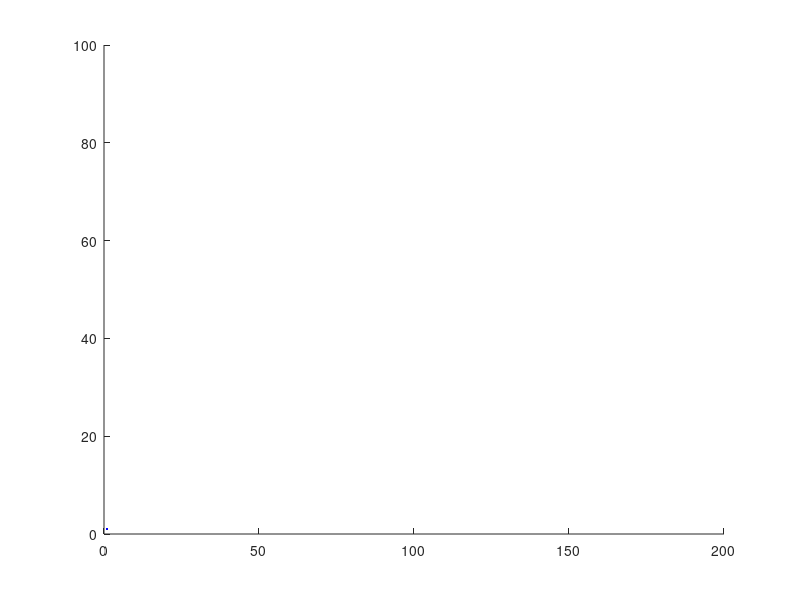

MATLAB code for this plot: (Note: this script raises an error after producing the figure.)
%% Main Code

function [] = assignment1Code_DenisShleifman_101001778()
clear
clc
close all

const.me = 9.10938356e-31; %electron mass(kg)
const.re = 2.8179403227e-15; %electron radius (m)
const.kb = 1.38066e-23; %Boltzmans Constant (J/K)
const.T = 300; %Board Temperature (K)
const.tmn = 0.2e-12; % Mean time between collisions

sim.particles = 1000; %number of particles to initialize in the simulation
sim.delay = 0.01; %time in seconds between executing steps
sim.steps = 1000; %number of iterations to perform
sim.movie = true; %set to true if you would like it to loop through each iteration
sim.question = 3; %set which question on the assignment to simulate
sim.heatmapBins = [10,10]; %number of bins for 2D heatmap [x,y]

sim.dist.mult = 1e9;
sim.dist.unit = 'nm';
sim.time.mult = 1e12;
sim.time.unit = 'ps';
sim.speed.mult = 1e-3;
sim.speed.unit = 'km/s';

part.colour = blanks(sim.particles);
part.colour(1) = 'b';
part.colour(2) = 'g';
part.colour(3) = 'r';
part.colour(4) = 'c';
part.colour(5) = 'm';
part.colour(6) = 'y';
part.colour(7) = 'k';

board.xMin = 0; %Minimum X coordinate for the board (m)
board.yMin = 0; %Minimum Y coordinate for the board (m)
board.xMax = 200e-9; %Maximum X coordinate for the board (m)
board.yMax = 100e-9; %Maximum Y coordinate for the board (m)

performSimuation(const,part,board,sim);
end

function [] = performSimuation(const,part,board,sim)
[const,part,board,sim,stat,plt] = initialize(const,part,board,sim);

for n = 1:sim.steps
    [part,stat,plt,sim] = performIteration(const,part,board,sim,stat,plt,n);
end
updatePlot(plt,part,stat,sim,sim.steps,true);
outputCalcResults(const,sim,stat);
plotHeatMaps(board,sim,stat);
end
%% Initialization of all variables

function [const,part,board,sim,stat,plt] = initialize(const,part,board,sim)
board = initializeBoard(board,sim.question);
const = initializeConst(const);
sim = initializeSim(sim,const,board.minSideLength);
part = initializePart(part,board,sim,const);
stat = initializeStats(board,sim);
plt = setupPlot(board,sim,const);
end

function [board] = initializeBoard(board,question)
board.Lx = board.xMax - board.xMin;
board.Ly = board.yMax - board.yMin;
board.A = board.Lx*board.Ly;
board.minSideLength = min([board.Lx,board.Ly]);
board = initializeBoundaries(board,question);
end

function [board] = initializeBoundaries(board,question)
startX = board.xMin - board.Lx/5;
endX = board.xMax + board.Lx/5;

if question ~= 3
    board.boundaries{1} = [startX,board.yMin,endX,board.yMin];
    board.boundaries{2} = [startX,board.yMax,endX,board.yMax];
    return
end
xBoxLeft = board.xMin + board.Lx*2/5;
xBoxRight = board.xMin + board.Lx*3/5;
yBoxTop = board.yMin + board.Ly*4/9;
yBoxBot = board.yMin + board.Ly*5/9;

board.boxes{1} = [xBoxLeft,board.yMin,xBoxRight,yBoxTop];
board.boxes{2} = [xBoxLeft,yBoxBot,xBoxRight,board.yMax];
board.boundaries{1} = [startX,board.yMin,xBoxLeft,board.yMin];
board.boundaries{2} = [xBoxLeft,board.yMin,xBoxLeft,yBoxTop];
board.boundaries{3} = [xBoxLeft,yBoxTop,xBoxRight,yBoxTop];
board.boundaries{4} = [xBoxRight,yBoxTop,xBoxRight,board.yMin];
board.boundaries{5} = [xBoxRight,board.yMin,endX,board.yMin];
board.boundaries{6} = [startX,board.yMax,xBoxLeft,board.yMax];
board.boundaries{7} = [xBoxLeft,board.yMax,xBoxLeft,yBoxBot];
board.boundaries{8} = [xBoxLeft,yBoxBot,xBoxRight,yBoxBot];
board.boundaries{9} = [xBoxRight,yBoxBot,xBoxRight,board.yMax];
board.boundaries{10} = [xBoxRight,board.yMax,endX,board.yMax];
board.corners{1} = [xBoxLeft,board.yMin];
board.corners{2} = [xBoxRight,board.yMin];
board.corners{3} = [xBoxLeft,board.yMax];
board.corners{4} = [xBoxRight,board.yMax];

for n = 1:length(board.boxes)
    board.A = board.A - abs((board.boxes{n}(3) - board.boxes{n}(1))*(board.boxes{n}(4) - board.boxes{n}(2)));
end
end

function [const] = initializeConst(const)
const.meff = const.me*0.26;
const.de = const.re*2;
const.vth = sqrt((2*const.T*const.kb)/const.meff);
const.vav = const.vth*sqrt(pi/4);
const.MFP = const.vav *const.tmn;
end

function [sim] = initializeSim(sim,const,minSideLength)
sim.dt = minSideLength/(100*const.vth);
sim.outputPercent = 0;
sim.Pscat = 1 - exp(-sim.dt/const.tmn);
end

function [part] = initializePart(part,board,sim,const)
part = generateInitialPosition(part,board,sim);
part = assignVelocities(part,sim,const);
part.colTime = zeros(1,sim.particles);
part.colDist = zeros(1,sim.particles);
part.v = zeros(1,sim.particles);
part.v2 = zeros(1,sim.particles);
part.temp = zeros(1,sim.particles);
part.traceIndex = part.colour ~= ' ';
end

function [part] = assignVelocities(part,sim,const,I)
if nargin == 3
    I = true(1,sim.particles);
end

if sim.question == 1
    angle = generatePoints(sum(I),0,2*pi);
    part.vx(I) = cos(angle)*const.vth;
    part.vy(I) = sin(angle)*const.vth;
else
    part.vx(I) = nrmrnd(0,1,1,sum(I))*const.vth/sqrt(2);
    part.vy(I) = nrmrnd(0,1,1,sum(I))*const.vth/sqrt(2);
end
end

function [out] = generatePoints(N,Min,Max)
out = rand(1,N)*(Max - Min) + Min;
end

function nrmmatrix = nrmrnd(mu, sigma, sz1, sz2)
nrmmatrix = mu+sigma*randn(sz1,sz2);
end

function [part] = generateInitialPosition(part,board,sim)
I = true(1,sim.particles);
while sum(I) ~= 0
    part.x(I) = generatePoints(sum(I),board.xMin,board.xMax);
    part.y(I) = generatePoints(sum(I),board.yMin,board.yMax);
    I = false(1,sim.particles);
    if sim.question == 3
        for n = 1:length(board.boxes)
            I = I | isInsideBox(board.boxes{n},part.x,part.y);
        end
    end
end
end

function [I] = isInsideBox(box,x,y)
I = (x > box(1) & x < box(3) & y > box(2) & y < box(4));
end

function [stat] = initializeStats(board,sim)
stat.time = zeros(1,sim.steps);
stat.temp = zeros(1,sim.steps);
stat.avtemp = zeros(1,sim.steps);
stat.MFP = zeros(1,sim.steps);
stat.tmn = zeros(1,sim.steps);
stat.avV = zeros(1,sim.steps);
stat.avVrms = zeros(1,sim.steps);
stat.heatMap = generateHeatMapXY(board,sim);
stat.avHeatMap = zeros(sim.heatmapBins(1)+1,sim.heatmapBins(2)+1);
stat.avTempMap = zeros(sim.heatmapBins(1)+1,sim.heatmapBins(2)+1);
end

function [heatMap] = generateHeatMapXY(board,sim)
heatMap.x = linspace(board.xMin,board.xMax,sim.heatmapBins(1)+1);
heatMap.y = linspace(board.yMin,board.yMax,sim.heatmapBins(2)+1);
[heatMap.X,heatMap.Y] = meshgrid(heatMap.x*sim.dist.mult,heatMap.y*sim.dist.mult);
end

%% Setup Plots

function [plt] = setupPlot(board,sim,const)
plt.fig1 = setupParticlePlot(board,sim);
if sim.question ~= 3
    plt.fig2 = setupTimePlot(sim);
end
if sim.question == 2
    plt.fig3 = setupVelocityDist(sim,const);
end
end

function [fig] = setupParticlePlot(board,sim)
fig.h = figure;
fig.ax1 = subplot(1, 1, 1, 'Parent', fig.h);
axis(fig.ax1,[board.xMin,board.xMax,board.yMin,board.yMax]*sim.dist.mult);
hold(fig.ax1, 'on');
if sim.movie
    fig.plotPos = plot(fig.ax1,1,1,'.b');
    fig.plotVel = quiver(fig.ax1,[],[],[],[],2,'b');
end
drawBoundaries(fig.ax1,sim,board.boundaries);
xlabel(fig.ax1,sprintf('x (%s)',sim.dist.unit));
ylabel(fig.ax1,sprintf('y (%s)',sim.dist.unit));
title(fig.ax1,sprintf('Particle Trajectories (7/%d)',sim.particles));
grid(fig.ax1,'on');
end

function [] = drawBoundaries(ax,sim,boundaries)
if sim.question == 3
    for n = 1:length(boundaries)
        currentBoundary = boundaries{n};
        line(ax,[currentBoundary(1),currentBoundary(3)]*sim.dist.mult,[currentBoundary(2),currentBoundary(4)]*sim.dist.mult,'Color','k');
    end
end
end

function [fig] = setupTimePlot(sim)
fig.h = figure();
fig.ax1 = subplot(1, 1, 1, 'Parent', fig.h);
hold(fig.ax1, 'on')
fig.plotTemp = plot(fig.ax1,1,1,'-b');
if sim.question ~= 1
    fig.plotAvTemp = plot(fig.ax1,1,1,'-r');
    legend(fig.ax1,{'Current','Average'});
end
xlabel(fig.ax1,sprintf('Time (%s)',sim.time.unit));
ylabel(fig.ax1,'Temperature (K)');
grid(fig.ax1,'on');
end

function [fig] = setupVelocityDist(sim,const)
fig.h = figure();
fig.ax1 = subplot(1, 1, 1, 'Parent', fig.h);
fig.axis = axis(fig.ax1);
hold(fig.ax1, 'on')
fig.vHist = histogram(fig.ax1,[],'FaceColor','g');
xline(fig.ax1,const.vth*sim.speed.mult,'Label','vth','Color','r','LineWidth',2);
fig.Vav = xline(fig.ax1,0,'Label','Average Velocity','Color','b','LineWidth',2,'LabelVerticalAlignment','bottom');
fig.Vrms = xline(fig.ax1,0,'Label','Vrms','Color','k','LineWidth',2,'LabelVerticalAlignment','middle');
xlabel(fig.ax1,sprintf('Velocity (%s)',sim.speed.unit));
ylabel(fig.ax1,'Counts');
grid(fig.ax1,'on');
end

%%Perform Iteration

function [part,stat,plt,sim] = performIteration(const,part,board,sim,stat,plt,n)
part = advancePosition(part,board,sim,const);
stat = updateStats(stat,part,sim.dt,n);
plt = updatePlot(plt,part,stat,sim,n);
if sim.movie
    pause(sim.delay);
else
    sim = outputPercentDone(sim,n);
end
end

function [sim] = outputPercentDone(sim,currStep)
while (currStep/sim.steps)*100 > sim.outputPercent
    sim.outputPercent = sim.outputPercent + 1;
    fprintf('Percent Complete: %d %%\n',sim.outputPercent);
end
end

function [part] = advancePosition(part,board,sim,const)
lastX = part.x;
lastY = part.y;

part = boundaryCondition(part,board,sim,const);
part = calcValues(part,const,sim.dt);
part = updateAdd(part,lastX,lastY,board.Lx);
part = scatter(part,sim,const);
end

function [part] = boundaryCondition(part,board,sim,const)
dt = ones(1,sim.particles) * sim.dt;
forbid = true(1,sim.particles);
while sum(forbid) ~= 0
    [x,y] = calcNewPos(part,dt);
    forbid = checkForbiddenRedions(sim,board,x,y);
    part.x(~forbid) = x(~forbid);
    part.y(~forbid) = y(~forbid);
    dt(~forbid) = 0;
    if sim.question == 3
        for n = 1:length(board.corners)
            [part,dt] = checkCorners(part,sim,board,const,dt,forbid,board.corners{n},x,y);
        end
    end
    for n = 1:length(board.boundaries)
        [part,dt] = checkBoundaries(part,sim,const,dt,forbid,board.boundaries{n},x,y);
    end
    forbid = checkForbiddenRedions(sim,board,x,y);
end
part.x = wrap(part.x,board.xMin,board.xMax);
end

function [x,y] = calcNewPos(part,dt)
x = part.x + part.vx.*dt;
y = part.y + part.vy.*dt;
end

function [forbid,x,y] = checkForbiddenRedions(sim,board,x,y)
forbid = y > board.yMax | y < board.yMin;
if sim.question == 3
    for n = 1:length(board.boxes)
        forbid = forbid | isInsideBox(board.boxes{n},x,y);
    end
end
end

function [part,dt] = checkCorners(part,sim,board,const,dt,forbid,currentCorner,x,y)
intersect = pointIntersection(currentCorner,[part.x;part.y;x;y],forbid);
if sum(intersect) == 0
    return;
end
dist2 = (currentCorner(1) - part.x(intersect)).^2 + (currentCorner(2) - part.y(intersect)).^2;
v2 = part.vx(intersect).^2 + part.vy(intersect).^2;
dt(intersect) = dt(intersect) - sqrt(dist2./v2);
part.x(intersect) = currentCorner(1);
part.y(intersect) = currentCorner(2);
allowedReflection = ~checkForbiddenRedions(sim,board,currentCorner(1) + board.Lx*[1,-1,-1,1]/100,currentCorner(2) + board.Ly*[1,1,-1,-1]/100);
if sim.question == 3 && sim.scatter
    part = assignScatterBoundaryVelCorner(part,sim,const,intersect);
else
    if allowedReflection(1) || allowedReflection(3) %corner is region 1 or region 3
        part.vx(intersect) = -part.vy(intersect);
        part.vy(intersect) = -part.vx(intersect);
    else
        part.vx(intersect) = part.vy(intersect);
        part.vy(intersect) = part.vx(intersect);
    end
end
end

function [part] = assignScatterBoundaryVelCorner(part,sim,const,intersect)
expectedSignsX = zeros(1,sim.particles);
expectedSignsY = zeros(1,sim.particles);
expectedSignsX(intersect) = -sign(part.vx(intersect));
expectedSignsY(intersect) = -sign(part.vy(intersect));
IAssign = intersect;
while sum(IAssign) ~= 0
    part = assignVelocities(part,sim,const,IAssign);
    IAssign(intersect) = sign(part.vx(intersect)) ~= expectedSignsX(intersect) & sign(part.vy(intersect)) ~= expectedSignsY(intersect);
end
end

function [intersect] = pointIntersection(point,lines,include)
if nargin == 2
    include = true(1,size(lines,2));
end
intersect = false(1,length(include));

dx = lines(3,include) - lines(1,include);
dy = lines(4,include) - lines(2,include);
dy2 = point(2) - lines(2,include);
dx2 = point(1) - lines(1,include);

intersect(include) = dy.*dx2 == dy2.*dx & point(2) >= lines(1,include) & point(2) <= lines(3,include);
end

function [part,dt] = movePointToCrossing(part,dt,intersect,ix,iy)
dist2 = (ix - part.x(intersect)).^2 + (iy - part.y(intersect)).^2;
v2 = part.vx(intersect).^2 + part.vy(intersect).^2;
dt(intersect) = dt(intersect) - sqrt(dist2./v2);
part.x(intersect) = ix;
part.y(intersect) = iy;
end

function [part,dt] = checkBoundaries(part,sim,const,dt,forbid,currentBoundary,x,y)
[intersect,ix,iy] = lineIntersection(currentBoundary,[part.x;part.y;x;y],forbid);
if sum(intersect) == 0
    return;
end
[part,dt] = movePointToCrossing(part,dt,intersect,ix(intersect),iy(intersect));
if currentBoundary(1) == currentBoundary(3) %vertical
    if sim.question == 3 && sim.scatter
        part = assignScatterBoundaryVel(part,sim,const,intersect,1);
    else
        part.vx(intersect) = -part.vx(intersect);
    end
elseif currentBoundary(2) == currentBoundary(4) %horizontal
    if sim.question == 3 && sim.scatter
        part = assignScatterBoundaryVel(part,sim,const,intersect,0);
    else
        part.vy(intersect) = -part.vy(intersect);
    end
end
end

function [intersect,ix,iy] = lineIntersection(mainLine,lines,include)
if nargin == 2
    include = true(1,size(lines,2));
end

ix = zeros(1,length(include));
iy = zeros(1,length(include));
intersect = false(1,length(include));

s1x = mainLine(3) - mainLine(1);
s1y = mainLine(4) - mainLine(2);
s2x = lines(3,include) - lines(1,include);
s2y = lines(4,include) - lines(2,include);

s = (-s1y .* (mainLine(1) - lines(1,include)) + s1x .* (mainLine(2) - lines(2,include))) ./ (-s2x .* s1y + s1x .* s2y);
t = ( s2x .* (mainLine(2) - lines(2,include)) - s2y .* (mainLine(1) - lines(1,include))) ./ (-s2x .* s1y + s1x .* s2y);

intersect(include) = s >= 0 & s <= 1 & t >= 0 & t <= 1;
ix(intersect) = mainLine(1) + (t(intersect(include)) * s1x);
iy(intersect) = mainLine(2) + (t(intersect(include)) * s1y);
end

function [part] = assignScatterBoundaryVel(part,sim,const,intersect,orientation)
expectedSigns = zeros(1,sim.particles);
if orientation == 1
    expectedSigns(intersect) = -sign(part.vx(intersect));
elseif orientation == 0
    expectedSigns(intersect) = -sign(part.vy(intersect));
end
IAssign = intersect;
while sum(IAssign) ~= 0
    part = assignVelocities(part,sim,const,IAssign);
    if orientation == 1
        IAssign(intersect) = sign(part.vx(intersect)) ~= expectedSigns(intersect);
    elseif orientation == 0
        IAssign(intersect) = sign(part.vy(intersect)) ~= expectedSigns(intersect);
    end
end
end

function [val] = wrap(val,Min,Max)
val = mod(val,Max - Min) + Min;
end

function [part] = calcValues(part,const,dt)
part.colTime = part.colTime + dt;
part.v2 = part.vx.^2 + part.vy.^2;
part.v = sqrt(part.v2);
part.colDist = part.colDist + dt * part.v;
part.temp = part.v2.*const.meff/(2*const.kb);
end

function [part] = updateAdd(part,lastX,lastY,lengthX)
indexToPlot = part.traceIndex & (abs(lastX - part.x) < (lengthX/2) );
part.addX = [lastX(indexToPlot);part.x(indexToPlot)];
part.addY = [lastY(indexToPlot);part.y(indexToPlot)];
part.addC = part.colour(indexToPlot);
end

function [part] = scatter(part,sim,const)
if sim.question > 1
    I = (rand(1,sim.particles) < sim.Pscat);
    part.colDist(I) = 0;
    part.colTime(I) = 0;
    part = assignVelocities(part,sim,const,I);
end
end

function [stat] = updateStats(stat,part,dt,currentStep)
stat.time(currentStep) = dt*(currentStep-1);
stat.temp(currentStep) = mean(part.temp);
stat.avtemp(currentStep) = mean(stat.temp(1:currentStep));
stat.MFP(currentStep) = mean(part.colDist);
stat.tmn(currentStep) = mean(part.colTime);
stat.avV(currentStep) = mean(part.v);
stat.avVrms(currentStep) = sqrt(mean(part.v2));
[count,temp] = generateTemperatureAverage(stat,part);
stat.avHeatMap = stat.avHeatMap + count;
stat.avTempMap = stat.avTempMap + temp;
end

function [count,temp] = generateTemperatureAverage(stat,part)
count = zeros(length(stat.heatMap.x),length(stat.heatMap.y));
temp = zeros(length(stat.heatMap.x),length(stat.heatMap.y));
for n = 1:(length(stat.heatMap.x)-1)
    for m = 1:(length(stat.heatMap.y)-1)
        I = part.x > stat.heatMap.x(n) & part.x < stat.heatMap.x(n+1) & part.y > stat.heatMap.y(m) & part.y < stat.heatMap.y(m+1);
        count(n,m) = sum(I);
        temp(n,m) = mean(part.temp(I));
    end
end
end

function [plt] = updatePlot(plt,part,stat,sim,currentStep,createPlot)
if nargin == 5
    createPlot = sim.movie;
end

for n = 1:sum(size(part.addX,2))
    line(plt.fig1.ax1,part.addX(:,n)*sim.dist.mult,part.addY(:,n)*sim.dist.mult,'Color',part.addC(n));
end

if ~createPlot
    return;
end

if sim.movie
    set(plt.fig1.plotPos, 'XData', part.x.*sim.dist.mult, 'YData', part.y.*sim.dist.mult);
    set(plt.fig1.plotVel,'XData',part.x.*sim.dist.mult,'YData',part.y.*sim.dist.mult,'UData',part.vx.*sim.dist.mult,'VData',part.vy.*sim.dist.mult);
end

if sim.question ~= 3
    title(plt.fig2.ax1,sprintf('System Temperature (Average = %.0f K)',stat.avtemp(currentStep)));
    set(plt.fig2.plotTemp, 'XData', stat.time(1:currentStep)*sim.time.mult, 'YData', stat.temp(1:currentStep));
    if sim.question ~= 1
        set(plt.fig2.plotAvTemp, 'XData', stat.time(1:currentStep)*sim.time.mult, 'YData', stat.avtemp(1:currentStep)); 
    end
end

if sim.question == 2
    delete(plt.fig3.vHist)
    plt.fig3.vHist = histogram(plt.fig3.ax1,part.v*sim.speed.mult,'FaceColor','g');
    plt.fig3.axis = updateAxis(plt.fig3.axis,axis(plt.fig3.ax1));
    axis(plt.fig3.ax1,plt.fig3.axis);
    set(plt.fig3.Vav,'Value',stat.avV(currentStep)*sim.speed.mult);
    set(plt.fig3.Vrms,'Value',stat.avVrms(currentStep)*sim.speed.mult);
    title(plt.fig3.ax1,sprintf('Particle Velocity Distribution at t = %f %s (Mean = %.0f %s)',stat.time(currentStep)*sim.time.mult,sim.time.unit,stat.avVrms(currentStep)*sim.speed.mult,sim.speed.unit));
end
end

function [out] = updateAxis(oldAxis,newAxis)
out = zeros(1,4);
out(1) = min([oldAxis(1),newAxis(1)]);
out(2) = max([oldAxis(2),newAxis(2)]);
out(3) = min([oldAxis(3),newAxis(3)]);
out(4) = max([oldAxis(4),newAxis(4)]);
end

function [] = outputCalcResults(const,sim,stat)
    fprintf('vth = %.0f km/s\n',const.vth/1000);
    fprintf('vav = %.0f km/s\n',const.vav/1000);
    fprintf('Mean Free Path = %.3f nm\n',const.MFP*1e9);
    fprintf('Total Sim Time = %.0f ps\n',sim.dt*sim.steps*1e12);
    fprintf('Probability of Scatter = %e \n',sim.Pscat);    
    fprintf('Probability of Scatter = %e \n',sim.Pscat);
    fprintf('Mean Free Path (Experimental) = %f nm\n',getPlateauAverage(stat.MFP*1e9));
    fprintf('Mean Time Between Collisions (Experimental) = %f ps\n',getPlateauAverage(stat.tmn*1e12));
    fprintf('Mean Free Path = %.3f nm\n',mean(stat.avV)*const.tmn*1e9);
end

function [out] = getPlateauAverage(y)
y = flip(y);
s = 0;
for n = 1:length(y)
    s = s + y(n);
    if abs(s/n - y(1)) > y(1)/100
        out = s/n;
        fprintf('Average Over %d Points\n',n);
        return;
    end
end
end

function [] = plotHeatMaps(board,sim,stat)
if sim.question == 3
plotParticleHeatMap(board,sim,stat);
plotTempHeatMap(board,sim,stat);
end
end

function [fig] = plotParticleHeatMap(board,sim,stat)
fig.h = figure;
fig.ax1 = subplot(1, 1, 1, 'Parent', fig.h);
axis(fig.ax1,[board.xMin,board.xMax,board.yMin,board.yMax]*sim.dist.mult);
pcolor(fig.ax1,stat.heatMap.X,stat.heatMap.Y,(stat.avHeatMap')/sim.steps);
colorbar(fig.ax1);
xlabel(fig.ax1,sprintf('x (%s)',sim.dist.unit));
ylabel(fig.ax1,sprintf('y (%s)',sim.dist.unit));
title(fig.ax1,'Particle Distribution HeatMap');
grid(fig.ax1,'on');
hold(fig.ax1, 'on')
end

function [fig] = plotTempHeatMap(board,sim,stat)
fig.h = figure;
fig.ax1 = subplot(1, 1, 1, 'Parent', fig.h);
axis(fig.ax1,[board.xMin,board.xMax,board.yMin,board.yMax]*sim.dist.mult);
pcolor(fig.ax1,stat.heatMap.X,stat.heatMap.Y,(stat.avTempMap')/sim.steps);
colorbar(fig.ax1);
xlabel(fig.ax1,sprintf('x (%s)',sim.dist.unit));
ylabel(fig.ax1,sprintf('y (%s)',sim.dist.unit));
title(fig.ax1,'Temperature Distribution HeatMap');
grid(fig.ax1,'on');
hold(fig.ax1, 'on')
end
